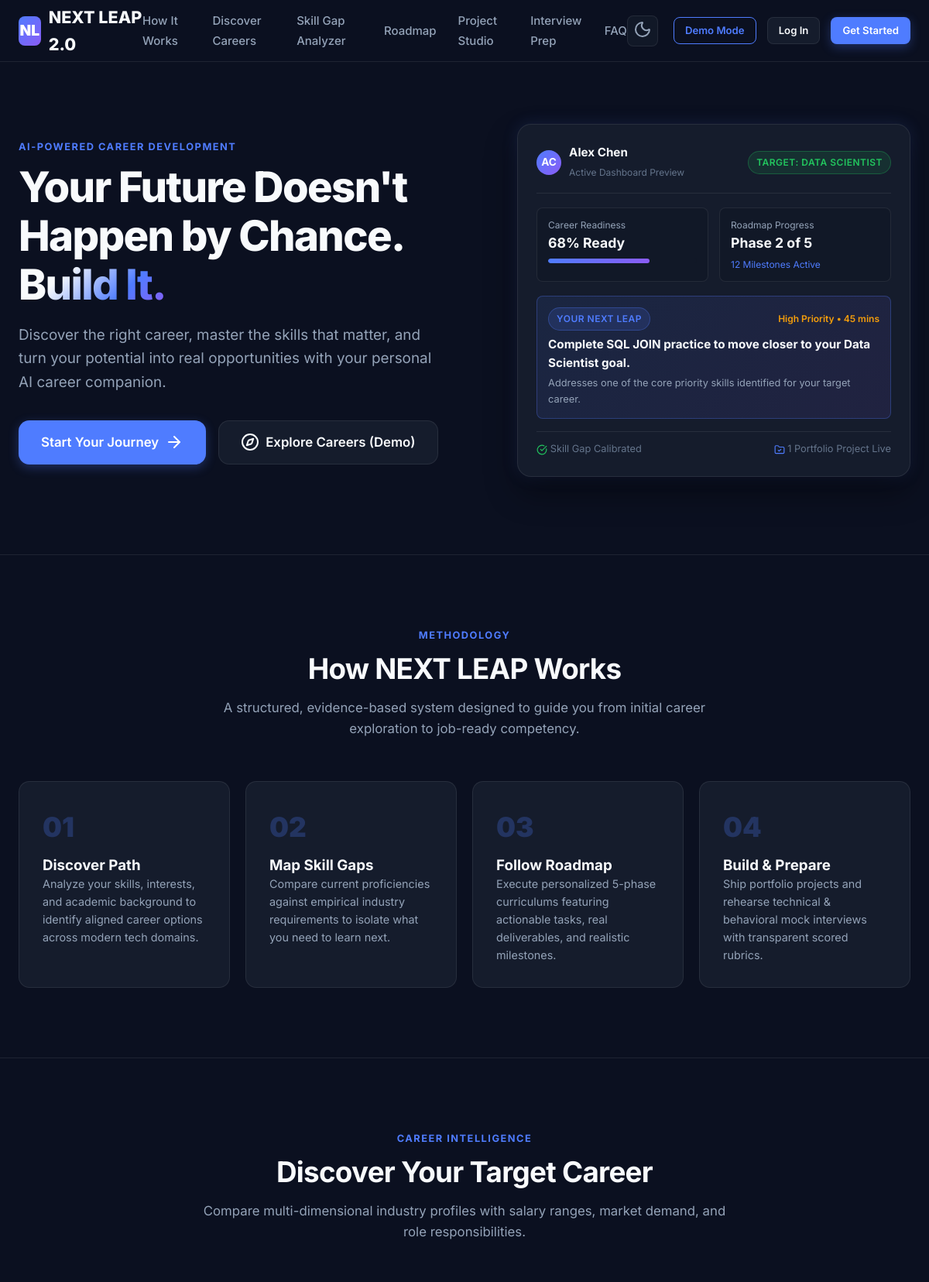
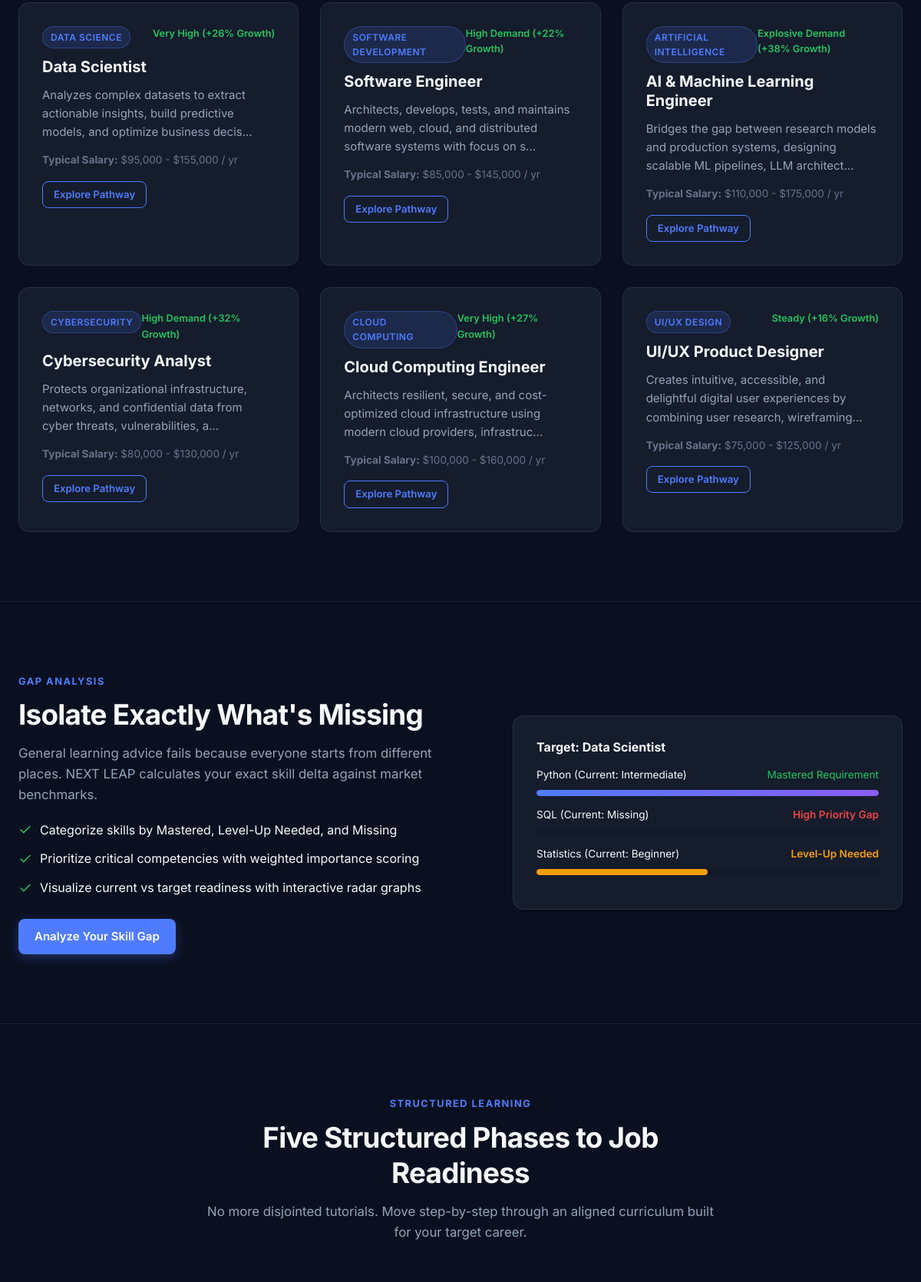
The page / (upper part) on the database its author committed (2 pictures, top to bottom).
### models/career.py (models this page shows, shortened)
class Career(db.Model):
    __tablename__ = 'careers'
    id = db.Column(db.Integer, primary_key=True)
    slug = db.Column(db.String(80), unique=True, nullable=False, index=True)
    title = db.Column(db.String(120), nullable=False)
    category = db.Column(db.String(80), nullable=False, index=True)
    description = db.Column(db.Text, nullable=False)
    salary_range = db.Column(db.String(80), default="$75,000 - $135,000 / yr")
    market_outlook = db.Column(db.String(80), default="High Demand (+23% Growth)")
    responsibilities_json = db.Column(db.Text, default="[]")
    entry_roles_json = db.Column(db.Text, default="[]")
    learning_resources_json = db.Column(db.Text, default="[]")
    recommended_beginner_projects_json = db.Column(db.Text, default="[]")
    created_at = db.Column(db.DateTime, default=datetime.utcnow)
    skills_required = db.relationship('CareerSkill', backref='career', lazy='joined', cascade='all, delete-orphan')
    roadmaps = db.relationship('Roadmap', backref='career', lazy='dynamic')
    projects = db.relationship('Project', backref='career', lazy='dynamic')
    @property
    def responsibilities(self):
        try:
            return json.loads(self.responsibilities_json or "[]")
        except:
            return []
    @property
    def entry_roles(self):
        try:
            return json.loads(self.entry_roles_json or "[]")
        except:
            return []
    @property
    def learning_resources(self):
        try:
            return json.loads(self.learning_resources_json or "[]")
        except:
            return []
    @property
    def recommended_beginner_projects(self):
        try:
            return json.loads(self.recommended_beginner_projects_json or "[]")
        except:
            return []

### app.py (the view)
    @app.route('/')
    def landing():
        careers = Career.query.limit(6).all()
        return render_template('landing.html', careers=careers)

### templates/landing.html (shortened to what this page needs)
{% extends 'base.html' %}
{% block public_content %}
<section class="hero-section">
    <div class="container hero-grid">
        <div class="hero-content">
            <span class="section-tag">AI-Powered Career Development</span>
            <h1>Your Future Doesn't Happen by Chance. <span class="text-gradient">Build It.</span></h1>
            <p>
                Discover the right career, master the skills that matter, and turn your potential into real opportunities with your personal AI career companion.
            </p>
            <div class="hero-buttons">
                <a href="{{ url_for('auth.register') }}" class="btn btn-primary btn-lg">
                    <span>Start Your Journey</span>
                    <i data-lucide="arrow-right"></i>
                </a>
                <a href="{{ url_for('auth.demo_login') }}" class="btn btn-secondary btn-lg">
                    <i data-lucide="compass"></i>
                    <span>Explore Careers (Demo)</span>
                </a>
            </div>
        </div>
        <div class="dashboard-preview-card">
            <div class="preview-header">
                <div style="display:flex;align-items:center;gap:10px;">
                    <div class="avatar avatar-sm">AC</div>
                    <div>
                        <div class="preview-title">Alex Chen</div>
                        <span style="font-size:0.75rem;color:var(--text-muted);">Active Dashboard Preview</span>
                    </div>
                </div>
                <span class="badge badge-success">Target: Data Scientist</span>
            </div>
            <div class="preview-stat-grid">
                <div class="preview-mini-stat">
                    <span>Career Readiness</span>
                    <strong>68% Ready</strong>
                    <div class="progress-bar-wrap" style="height:6px;margin:6px 0 0;">
                        <div class="progress-bar-fill" style="width: 68%;"></div>
                    </div>
                </div>
                <div class="preview-mini-stat">
                    <span>Roadmap Progress</span>
                    <strong>Phase 2 of 5</strong>
                    <span style="font-size:0.75rem;color:var(--accent-primary);display:block;margin-top:4px;">12 Milestones Active</span>
                </div>
            </div>
            <div class="preview-action-box">
                <div style="display:flex;justify-content:space-between;align-items:center;margin-bottom:6px;">
                    <span class="badge badge-primary">Your Next LEAP</span>
                    <span style="font-size:0.75rem;color:var(--warning);font-weight:600;">High Priority &bull; 45 mins</span>
                </div>
                <div style="font-weight:700;font-size:0.95rem;color:var(--text-primary);margin-bottom:4px;">
                    Complete SQL JOIN practice to move closer to your Data Scientist goal.
                </div>
                <p style="font-size:0.8rem;color:var(--text-secondary);margin:0;">
                    Addresses one of the core priority skills identified for your target career.
                </p>
            </div>
            <div style="display:flex;justify-content:space-between;align-items:center;margin-top:16px;padding-top:12px;border-top:1px solid var(--border-color);font-size:0.8rem;color:var(--text-muted);">
                <span><i data-lucide="check-circle" style="width:14px;height:14px;color:var(--success);vertical-align:middle;"></i> Skill Gap Calibrated</span>
                <span><i data-lucide="folder-check" style="width:14px;height:14px;color:var(--accent-primary);vertical-align:middle;"></i> 1 Portfolio Project Live</span>
            </div>
        </div>
    </div>
</section>
<section class="section" id="how-it-works">
    <div class="container">
        <div class="section-title-wrap">
            <span class="section-tag">Methodology</span>
            <h2 class="section-title">How NEXT LEAP Works</h2>
            <p class="section-subtitle">
                A structured, evidence-based system designed to guide you from initial career exploration to job-ready competency.
            </p>
        </div>
        <div class="grid-4">
            <div class="step-card">
                <div class="step-num">01</div>
                <h3>Discover Path</h3>
                <p class="text-secondary" style="font-size:0.9rem;">
                    Analyze your skills, interests, and academic background to identify aligned career options across modern tech domains.
                </p>
            </div>
            <div class="step-card">
                <div class="step-num">02</div>
                <h3>Map Skill Gaps</h3>
                <p class="text-secondary" style="font-size:0.9rem;">
                    Compare current proficiencies against empirical industry requirements to isolate what you need to learn next.
                </p>
            </div>
            <div class="step-card">
                <div class="step-num">03</div>
                <h3>Follow Roadmap</h3>
                <p class="text-secondary" style="font-size:0.9rem;">
                    Execute personalized 5-phase curriculums featuring actionable tasks, real deliverables, and realistic milestones.
                </p>
            </div>
            <div class="step-card">
                <div class="step-num">04</div>
                <h3>Build & Prepare</h3>
                <p class="text-secondary" style="font-size:0.9rem;">
                    Ship portfolio projects and rehearse technical & behavioral mock interviews with transparent scored rubrics.
                </p>
            </div>
        </div>
    </div>
</section>
<section class="section" id="careers">
    <div class="container">
        <div class="section-title-wrap">
            <span class="section-tag">Career Intelligence</span>
            <h2 class="section-title">Discover Your Target Career</h2>
            <p class="section-subtitle">
                Compare multi-dimensional industry profiles with salary ranges, market demand, and role responsibilities.
            </p>
        </div>
        <div class="grid-3">
            {% for career in careers %}
            <div class="feature-box">
                <div style="display:flex;justify-content:space-between;align-items:flex-start;margin-bottom:12px;">
                    <span class="badge badge-primary">{{ career.category }}</span>
                    <span style="font-size:0.8rem;color:var(--success);font-weight:600;">{{ career.market_outlook }}</span>
                </div>
                <h3>{{ career.title }}</h3>
                <p style="margin-bottom:14px;">{{ career.description[:110] }}...</p>
                <div style="font-size:0.85rem;color:var(--text-muted);margin-bottom:16px;">
                    <strong>Typical Salary:</strong> {{ career.salary_range }}
                </div>
                <a href="{{ url_for('auth.login') }}" class="btn btn-outline btn-sm">Explore Pathway</a>
            </div>
            {% endfor %}
        </div>
    </div>
</section>
<section class="section" id="skill-gap">
    <div class="container">
        <div class="hero-grid" style="align-items:center;">
            <div>
                <span class="section-tag">Gap Analysis</span>
                <h2 class="section-title">Isolate Exactly What's Missing</h2>
                <p class="text-secondary" style="font-size:1.05rem;margin-bottom:20px;">
                    General learning advice fails because everyone starts from different places. NEXT LEAP calculates your exact skill delta against market benchmarks.
                </p>
                <ul style="list-style:none;display:flex;flex-direction:column;gap:12px;margin-bottom:28px;">
                    <li style="display:flex;align-items:center;gap:10px;">
                        <i data-lucide="check" style="color:var(--success);width:18px;height:18px;"></i>
                        <span>Categorize skills by Mastered, Level-Up Needed, and Missing</span>
                    </li>
                    <li style="display:flex;align-items:center;gap:10px;">
                        <i data-lucide="check" style="color:var(--success);width:18px;height:18px;"></i>
                        <span>Prioritize critical competencies with weighted importance scoring</span>
                    </li>
                    <li style="display:flex;align-items:center;gap:10px;">
                        <i data-lucide="check" style="color:var(--success);width:18px;height:18px;"></i>
                        <span>Visualize current vs target readiness with interactive radar graphs</span>
                    </li>
                </ul>
                <a href="{{ url_for('auth.register') }}" class="btn btn-primary">Analyze Your Skill Gap</a>
            </div>
            <div class="card" style="padding:30px;">
                <h4 style="margin-bottom:16px;">Target: Data Scientist</h4>
                <div style="margin-bottom:14px;">
                    <div style="display:flex;justify-content:space-between;font-size:0.85rem;margin-bottom:4px;">
                        <span>Python (Current: Intermediate)</span>
                        <span style="color:var(--success);">Mastered Requirement</span>
                    </div>
                    <div class="progress-bar-wrap"><div class="progress-bar-fill" style="width: 100%;"></div></div>
                </div>
                <div style="margin-bottom:14px;">
                    <div style="display:flex;justify-content:space-between;font-size:0.85rem;margin-bottom:4px;">
                        <span>SQL (Current: Missing)</span>
                        <span style="color:var(--danger);font-weight:600;">High Priority Gap</span>
                    </div>
                    <div class="progress-bar-wrap"><div class="progress-bar-fill" style="width: 0%;background:var(--danger);"></div></div>
                </div>
                <div style="margin-bottom:14px;">
                    <div style="display:flex;justify-content:space-between;font-size:0.85rem;margin-bottom:4px;">
                        <span>Statistics (Current: Beginner)</span>
                        <span style="color:var(--warning);font-weight:600;">Level-Up Needed</span>
                    </div>
                    <div class="progress-bar-wrap"><div class="progress-bar-fill" style="width: 50%;background:var(--warning);"></div></div>
                </div>
            </div>
        </div>
    </div>
</section>
<section class="section" id="roadmap">
    <div class="container">
        <div class="section-title-wrap">
            <span class="section-tag">Structured Learning</span>
            <h2 class="section-title">Five Structured Phases to Job Readiness</h2>
            <p class="section-subtitle">
                No more disjointed tutorials. Move step-by-step through an aligned curriculum built for your target career.
            </p>
        </div>
    </div>
</section>
{% endblock %}

### static/css/dashboard.css (style rules this page uses)
.avatar { width: 38px; height: 38px; border-radius: var(--radius-full); background: linear-gradient(135deg, var(--accent-primary), var(--accent-secondary)); color: #FFFFFF; display: flex; align-items: center; justify-content: center; font-weight: 700; font-size: 0.95rem; flex-shrink: 0; }
.avatar-sm { width: 32px; height: 32px; font-size: 0.85rem; }

### rows shown on the page
Career: category "DATA SCIENCE", market_outlook "Very High (+26% Growth)", title "Data Scientist", description "Analyzes complex datasets to extract actionable insights, build predictive models, and optimize business decis", salary_range "$95,000 - $155,000 / yr"
Career: category "SOFTWARE DEVELOPMENT", market_outlook "High Demand (+22% Growth)", title "Software Engineer", description "Architects, develops, tests, and maintains modern web, cloud, and distributed software systems with focus on s", salary_range "$85,000 - $145,000 / yr"
Career: category "ARTIFICIAL INTELLIGENCE", market_outlook "Explosive Demand (+38% Growth)", title "AI & Machine Learning Engineer", description "Bridges the gap between research models and production systems, designing scalable ML pipelines, LLM architect", salary_range "$110,000 - $175,000 / yr"
Career: category "CYBERSECURITY", market_outlook "High Demand (+32% Growth)", title "Cybersecurity Analyst", description "Protects organizational infrastructure, networks, and confidential data from cyber threats, vulnerabilities, a", salary_range "$80,000 - $130,000 / yr"
Career: category "CLOUD COMPUTING", market_outlook "Very High (+27% Growth)", title "Cloud Computing Engineer", description "Architects resilient, secure, and cost-optimized cloud infrastructure using modern cloud providers, infrastruc", salary_range "$100,000 - $160,000 / yr"
Career: category "UI/UX DESIGN", market_outlook "Steady (+16% Growth)", title "UI/UX Product Designer", description "Creates intuitive, accessible, and delightful digital user experiences by combining user research, wireframing", salary_range "$75,000 - $125,000 / yr"
